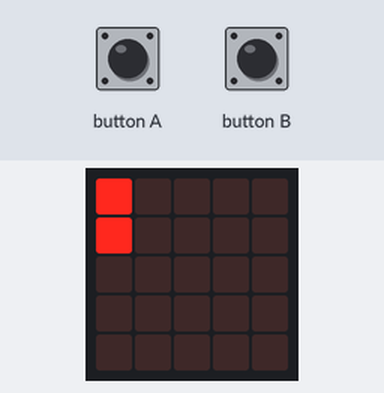
The program below on a simulated BBC micro:bit (MakeCode). On the bench: the board's 5×5 LED display. The test bench sets the inputs (shaded band).

Above: at 1.2 s.
1.3 s: button A pressed for 0.15 s
At 1.8 s:
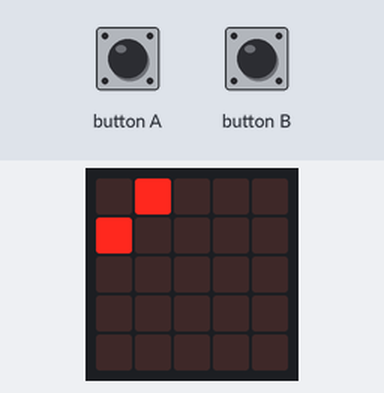
2.9 s: button B pressed for 0.15 s
At 4.2 s:
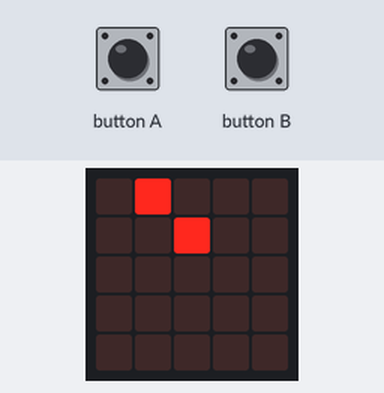
4.5 s: button A pressed for 0.15 s
At 5.4 s:
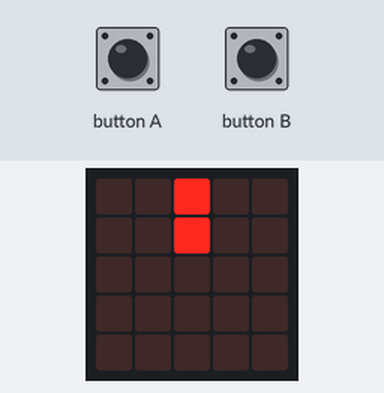
6.1 s: button B pressed for 0.15 s
At 6.6 s:
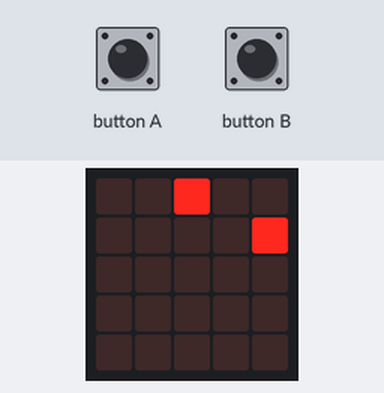
7.7 s: button A pressed for 0.15 s
At 9.0 s:
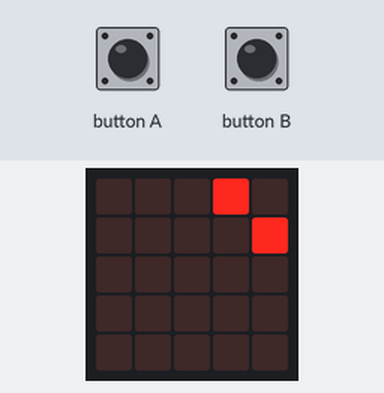
9.3 s: button A pressed for 0.15 s
At 10.3 s:
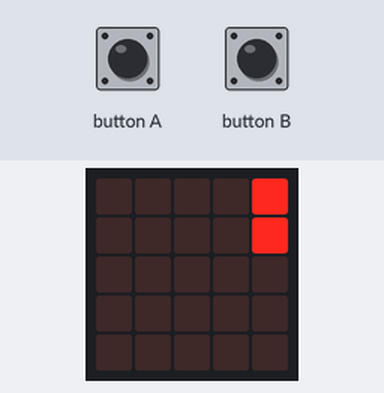
Timing chart, 0 to 11.9 s (numbered marks = the images above; inputs shaded):
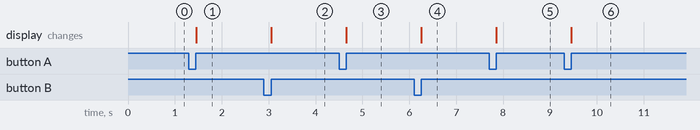

The program:

main.ts
```typescript
input.onButtonPressed(Button.A, function () {
    キャラ[0].move(1)
})
input.onButtonPressed(Button.B, function () {
    キャラ[1].move(2)
})
let キャラ: game.LedSprite[] = []
キャラ = [game.createSprite(0, 0), game.createSprite(0, 1)]
```

test.ts
```typescript
// テストはここに来ます。このパッケージが拡張機能として使用されるときにはコンパイルされません。
```

Measured:
- after the input at 1.3 s, the display: changes after 0.15 s (image 1)
- after the input at 2.9 s, the display: changes after 0.15 s (image 2)
- after the input at 4.5 s, the display: changes after 0.15 s (image 3)
- after the input at 6.1 s, the display: changes after 0.15 s (image 4)
- after the input at 7.7 s, the display: changes after 0.15 s (image 5)
- after the input at 9.3 s, the display: changes after 0.15 s (image 6)
